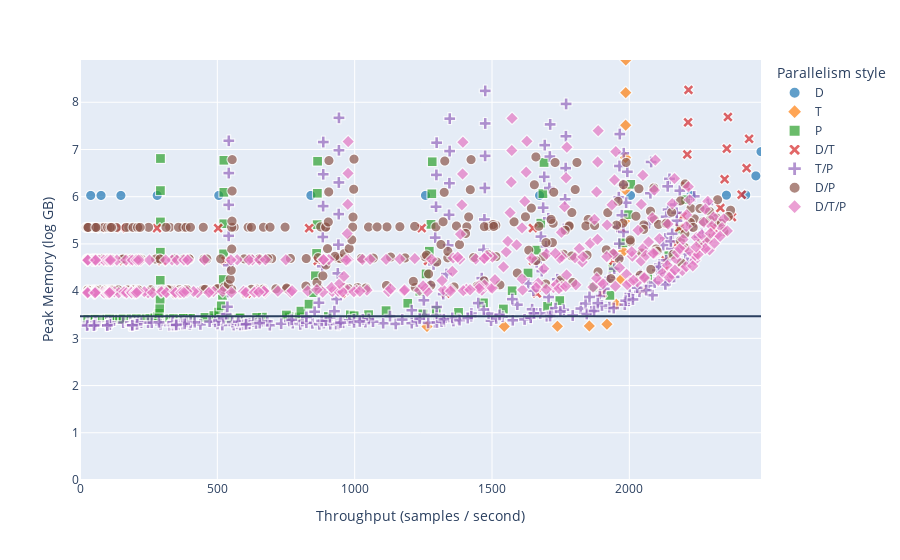

The cell this chart's notebook holds for it:
### Code cell
df = plot_memory_usage_vs_metric(
    '/home/t-sikris/win/Downloads/mlp_dgx_simulated_grid_search_results_v2.csv',
    "mlp-large",
    1,
)

### Figure 1 — Plotly figure (JSON) as saved in the notebook; plotly's stock layout.template omitted (floating-point values rounded to 4 significant figures; data arrays with more than 128 entries replaced by an {"elided": "..."} marker saying what was removed)
{"data": [{"customdata": [[128, 16, 1, 1, 1], [256, 16, 1, 1, 1], [512, 16, 1, 1, 1], [1024, 16, 1, 1, 1], [2048, 16, 1, 1, 1], [4096, 16, 1, 1, 1], [8192, 16, 1, 1, 1], [16384, 16, 1, 1, 1], [32768, 16, 1, 1, 1], [65536, 16, 1, 1, 1], [131072, 16, 1, 1, 1], [262144, 16, 1, 1, 1], [524288, 16, 1, 1, 1], [1048576, 16, 1, 1, 1]], "hovertemplate": "<b>%{hovertext}</b><br><br>Parallelism style=D<br>Throughput (samples / second)=%{x}<br>Peak Memory (log GB)=%{y}<br>dummy_column_for_size=%{marker.size}<br>batch_size=%{customdata[0]}<br>dp_degree=%{customdata[1]}<br>hp_degree=%{customdata[2]}<br>pp_degree=%{customdata[3]}<br>num_microbatches=%{customdata[4]}<extra></extra>", "hovertext": ["16/1/1/1", "16/1/1/1", "16/1/1/1", "16/1/1/1", "16/1/1/1", "16/1/1/1", "16/1/1/1", "16/1/1/1", "16/1/1/1", "16/1/1/1", "16/1/1/1", "16/1/1/1", "16/1/1/1", "16/1/1/1"], "legendgroup": "D", "marker": {"color": "#1f77b4", "size": [1, 1, 1, 1, 1, 1, 1, 1, 1, 1, 1, 1, 1, 1], "sizemode": "area", "sizeref": 0.01, "symbol": "circle"}, "mode": "markers", "name": "D", "showlegend": true, "type": "scattergl", "x": [38.96, 76.72, 148.9, 281.0, 505.2, 840.4, 1258.0, 1673.0, 2004.0, 2224.0, 2353.0, 2424.0, 2461.0, 2479.0], "xaxis": "x", "y": [6.027, 6.027, 6.027, 6.027, 6.027, 6.027, 6.027, 6.028, 6.028, 6.03, 6.032, 6.037, 6.441, 6.955], "yaxis": "y"}, {"customdata": [[128, 1, 16, 1, 1], [256, 1, 16, 1, 1], [512, 1, 16, 1, 1], [1024, 1, 16, 1, 1], [2048, 1, 16, 1, 1], [4096, 1, 16, 1, 1], [8192, 1, 16, 1, 1], [16384, 1, 16, 1, 1], [32768, 1, 16, 1, 1], [65536, 1, 16, 1, 1], [131072, 1, 16, 1, 1], [262144, 1, 16, 1, 1], [524288, 1, 16, 1, 1], [1048576, 1, 16, 1, 1]], "hovertemplate": "<b>%{hovertext}</b><br><br>Parallelism style=T<br>Throughput (samples / second)=%{x}<br>Peak Memory (log GB)=%{y}<br>dummy_column_for_size=%{marker.size}<br>batch_size=%{customdata[0]}<br>dp_degree=%{customdata[1]}<br>hp_degree=%{customdata[2]}<br>pp_degree=%{customdata[3]}<br>num_microbatches=%{customdata[4]}<extra></extra>", "hovertext": ["1/16/1/1", "1/16/1/1", "1/16/1/1", "1/16/1/1", "1/16/1/1", "1/16/1/1", "1/16/1/1", "1/16/1/1", "1/16/1/1", "1/16/1/1", "1/16/1/1", "1/16/1/1", "1/16/1/1", "1/16/1/1"], "legendgroup": "T", "marker": {"color": "#ff7f0e", "size": [1, 1, 1, 1, 1, 1, 1, 1, 1, 1, 1, 1, 1, 1], "sizemode": "area", "sizeref": 0.01, "symbol": "diamond"}, "mode": "markers", "name": "T", "showlegend": true, "type": "scattergl", "x": [1263.0, 1545.0, 1738.0, 1854.0, 1918.0, 1952.0, 1970.0, 1978.0, 1983.0, 1985.0, 1986.0, 1987.0, 1987.0, 1987.0], "xaxis": "x", "y": [3.251, 3.252, 3.256, 3.262, 3.3, 3.722, 4.246, 4.842, 5.483, 6.149, 6.828, 7.514, 8.204, 8.895], "yaxis": "y"}, {"customdata": {"elided": "98x5 int values"}, "hovertemplate": "<b>%{hovertext}</b><br><br>Parallelism style=P<br>Throughput (samples / second)=%{x}<br>Peak Memory (log GB)=%{y}<br>dummy_column_for_size=%{marker.size}<br>batch_size=%{customdata[0]}<br>dp_degree=%{customdata[1]}<br>hp_degree=%{customdata[2]}<br>pp_degree=%{customdata[3]}<br>num_microbatches=%{customdata[4]}<extra></extra>", "hovertext": ["1/1/16/2", "1/1/16/4", "1/1/16/8", "1/1/16/16", "1/1/16/32", "1/1/16/64", "1/1/16/128", "1/1/16/2", "1/1/16/4", "1/1/16/8", "1/1/16/16", "1/1/16/32", "1/1/16/64", "1/1/16/128", "1/1/16/2", "1/1/16/4", "1/1/16/8", "1/1/16/16", "1/1/16/32", "1/1/16/64", "1/1/16/128", "1/1/16/2", "1/1/16/4", "1/1/16/8", "1/1/16/16", "1/1/16/32", "1/1/16/64", "1/1/16/128", "1/1/16/2", "1/1/16/4", "1/1/16/8", "1/1/16/16", "1/1/16/32", "1/1/16/64", "1/1/16/128", "1/1/16/2", "1/1/16/4", "1/1/16/8", "1/1/16/16", "1/1/16/32", "1/1/16/64", "1/1/16/128", "1/1/16/2", "1/1/16/4", "1/1/16/8", "1/1/16/16", "1/1/16/32", "1/1/16/64", "1/1/16/128", "1/1/16/4", "1/1/16/2", "1/1/16/8", "1/1/16/16", "1/1/16/32", "1/1/16/64", "1/1/16/128", "1/1/16/2", "1/1/16/4", "1/1/16/8", "1/1/16/16", "1/1/16/32", "1/1/16/64", "1/1/16/128", "1/1/16/2", "1/1/16/4", "1/1/16/8", "1/1/16/16", "1/1/16/32", "1/1/16/64", "1/1/16/128", "1/1/16/2", "1/1/16/4", "1/1/16/8", "1/1/16/16", "1/1/16/32", "1/1/16/64", "1/1/16/128", "1/1/16/2", "1/1/16/4", "1/1/16/8", "1/1/16/16", "1/1/16/32", "1/1/16/64", "1/1/16/128", "1/1/16/2", "1/1/16/4", "1/1/16/8", "1/1/16/16", "1/1/16/32", "1/1/16/64", "1/1/16/128", "1/1/16/2", "1/1/16/4", "1/1/16/8", "1/1/16/16", "1/1/16/32", "1/1/16/64", "1/1/16/128"], "legendgroup": "P", "marker": {"color": "#2ca02c", "size": [1, 1, 1, 1, 1, 1, 1, 1, 1, 1, 1, 1, 1, 1, 1, 1, 1, 1, 1, 1, 1, 1, 1, 1, 1, 1, 1, 1, 1, 1, 1, 1, 1, 1, 1, 1, 1, 1, 1, 1, 1, 1, 1, 1, 1, 1, 1, 1, 1, 1, 1, 1, 1, 1, 1, 1, 1, 1, 1, 1, 1, 1, 1, 1, 1, 1, 1, 1, 1, 1, 1, 1, 1, 1, 1, 1, 1, 1, 1, 1, 1, 1, 1, 1, 1, 1, 1, 1, 1, 1, 1, 1, 1, 1, 1, 1, 1, 1], "sizemode": "area", "sizeref": 0.01, "symbol": "square"}, "mode": "markers", "name": "P", "showlegend": true, "type": "scattergl", "x": [132.8, 153.3, 147.9, 119.5, 82.26, 49.98, 27.89, 182.8, 237.2, 252.7, 218.6, 156.9, 97.54, 55.09, 225.1, 326.6, 391.1, 373.7, 287.3, 186.1, 107.5, 254.6, 402.3, 538.8, 578.9, 491.3, 340.8, 205.2, 272.5, 455.1, 664.1, 798.0, 761.6, 583.1, 375.7, 282.3, 487.1, 751.5, 984.3, 1051.0, 904.4, 643.1, 287.6, 504.8, 804.5, 1114.0, 1297.0, 1248.0, 998.0, 514.2, 290.2, 833.9, 1193.0, 1469.0, 1542.0, 1378.0, 291.6, 519.0, 849.4, 1237.0, 1573.0, 1747.0, 1702.0, 292.3, 521.4, 857.3, 1260.0, 1631.0, 1871.0, 1929.0, 292.6, 522.6, 861.4, 1272.0, 1662.0, 1940.0, 2067.0, 292.8, 523.2, 863.4, 1278.0, 1677.0, 1977.0, 2144.0, 292.9, 523.5, 864.4, 1281.0, 1685.0, 1996.0, 2184.0, 292.9, 523.7, 864.9, 1282.0, 1689.0, 2005.0, 2205.0], "xaxis": "x", "y": [3.405, 3.406, 3.406, 3.407, 3.407, 3.405, 3.405, 3.408, 3.409, 3.409, 3.41, 3.41, 3.407, 3.406, 3.412, 3.414, 3.415, 3.416, 3.416, 3.411, 3.408, 3.42, 3.424, 3.427, 3.428, 3.429, 3.418, 3.413, 3.436, 3.444, 3.45, 3.453, 3.454, 3.433, 3.423, 3.468, 3.483, 3.494, 3.5, 3.502, 3.463, 3.442, 3.529, 3.556, 3.577, 3.587, 3.592, 3.518, 3.479, 3.689, 3.641, 3.725, 3.743, 3.751, 3.622, 3.55, 3.832, 3.911, 3.968, 3.996, 4.009, 3.801, 3.677, 4.23, 4.246, 4.327, 4.365, 4.384, 4.084, 3.909, 4.825, 4.79, 4.799, 4.846, 4.869, 4.499, 4.274, 5.465, 5.428, 5.409, 5.413, 5.439, 5.023, 4.751, 6.13, 6.092, 6.073, 6.063, 6.065, 5.62, 5.316, 6.809, 6.771, 6.751, 6.741, 6.725, 6.261, 5.938], "yaxis": "y"}, {"customdata": {"elided": "42x5 int values"}, "hovertemplate": "<b>%{hovertext}</b><br><br>Parallelism style=D/T<br>Throughput (samples / second)=%{x}<br>Peak Memory (log GB)=%{y}<br>dummy_column_for_size=%{marker.size}<br>batch_size=%{customdata[0]}<br>dp_degree=%{customdata[1]}<br>hp_degree=%{customdata[2]}<br>pp_degree=%{customdata[3]}<br>num_microbatches=%{customdata[4]}<extra></extra>", "hovertext": ["2/8/1/1", "4/4/1/1", "8/2/1/1", "2/8/1/1", "4/4/1/1", "8/2/1/1", "2/8/1/1", "4/4/1/1", "8/2/1/1", "2/8/1/1", "4/4/1/1", "8/2/1/1", "2/8/1/1", "4/4/1/1", "8/2/1/1", "2/8/1/1", "4/4/1/1", "8/2/1/1", "2/8/1/1", "4/4/1/1", "8/2/1/1", "2/8/1/1", "4/4/1/1", "8/2/1/1", "2/8/1/1", "4/4/1/1", "8/2/1/1", "2/8/1/1", "4/4/1/1", "8/2/1/1", "2/8/1/1", "4/4/1/1", "8/2/1/1", "2/8/1/1", "4/4/1/1", "8/2/1/1", "2/8/1/1", "4/4/1/1", "8/2/1/1", "2/8/1/1", "4/4/1/1", "8/2/1/1"], "legendgroup": "D/T", "marker": {"color": "#d62728", "size": [1, 1, 1, 1, 1, 1, 1, 1, 1, 1, 1, 1, 1, 1, 1, 1, 1, 1, 1, 1, 1, 1, 1, 1, 1, 1, 1, 1, 1, 1, 1, 1, 1, 1, 1, 1, 1, 1, 1, 1, 1, 1], "sizemode": "area", "sizeref": 0.01, "symbol": "x"}, "mode": "markers", "name": "D/T", "showlegend": true, "type": "scattergl", "x": [350.7, 159.2, 76.65, 605.6, 298.3, 148.6, 951.3, 529.8, 280.2, 1331.0, 865.5, 502.8, 1663.0, 1267.0, 834.2, 1901.0, 1649.0, 1244.0, 2047.0, 1943.0, 1649.0, 2128.0, 2132.0, 1970.0, 2172.0, 2242.0, 2182.0, 2194.0, 2301.0, 2306.0, 2205.0, 2331.0, 2374.0, 2211.0, 2347.0, 2409.0, 2214.0, 2355.0, 2427.0, 2215.0, 2359.0, 2436.0], "xaxis": "x", "y": [3.948, 4.641, 5.334, 3.948, 4.641, 5.334, 3.949, 4.641, 5.334, 3.95, 4.641, 5.334, 3.953, 4.642, 5.334, 3.958, 4.643, 5.334, 4.022, 4.646, 5.335, 4.453, 4.651, 5.336, 4.984, 4.772, 5.339, 5.585, 5.219, 5.344, 6.228, 5.762, 5.568, 6.896, 6.37, 6.042, 7.576, 7.018, 6.605, 8.262, 7.688, 7.226], "yaxis": "y"}, {"customdata": {"elided": "294x5 int values"}, "hovertemplate": "<b>%{hovertext}</b><br><br>Parallelism style=T/P<br>Throughput (samples / second)=%{x}<br>Peak Memory (log GB)=%{y}<br>dummy_column_for_size=%{marker.size}<br>batch_size=%{customdata[0]}<br>dp_degree=%{customdata[1]}<br>hp_degree=%{customdata[2]}<br>pp_degree=%{customdata[3]}<br>num_microbatches=%{customdata[4]}<extra></extra>", "hovertext": {"elided": "294 str values"}, "legendgroup": "T/P", "marker": {"color": "#9467bd", "size": {"elided": "294 int values"}, "sizemode": "area", "sizeref": 0.01, "symbol": "cross"}, "mode": "markers", "name": "T/P", "showlegend": true, "type": "scattergl", "x": {"elided": "294 float values"}, "xaxis": "x", "y": {"elided": "294 float values"}, "yaxis": "y"}, {"customdata": {"elided": "284x5 int values"}, "hovertemplate": "<b>%{hovertext}</b><br><br>Parallelism style=D/P<br>Throughput (samples / second)=%{x}<br>Peak Memory (log GB)=%{y}<br>dummy_column_for_size=%{marker.size}<br>batch_size=%{customdata[0]}<br>dp_degree=%{customdata[1]}<br>hp_degree=%{customdata[2]}<br>pp_degree=%{customdata[3]}<br>num_microbatches=%{customdata[4]}<extra></extra>", "hovertext": {"elided": "284 str values"}, "legendgroup": "D/P", "marker": {"color": "#8c564b", "size": {"elided": "284 int values"}, "sizemode": "area", "sizeref": 0.01, "symbol": "circle"}, "mode": "markers", "name": "D/P", "showlegend": true, "type": "scattergl", "x": {"elided": "284 float values"}, "xaxis": "x", "y": {"elided": "284 float values"}, "yaxis": "y"}, {"customdata": {"elided": "289x5 int values"}, "hovertemplate": "<b>%{hovertext}</b><br><br>Parallelism style=D/T/P<br>Throughput (samples / second)=%{x}<br>Peak Memory (log GB)=%{y}<br>dummy_column_for_size=%{marker.size}<br>batch_size=%{customdata[0]}<br>dp_degree=%{customdata[1]}<br>hp_degree=%{customdata[2]}<br>pp_degree=%{customdata[3]}<br>num_microbatches=%{customdata[4]}<extra></extra>", "hovertext": {"elided": "289 str values"}, "legendgroup": "D/T/P", "marker": {"color": "#e377c2", "size": {"elided": "289 int values"}, "sizemode": "area", "sizeref": 0.01, "symbol": "diamond"}, "mode": "markers", "name": "D/T/P", "showlegend": true, "type": "scattergl", "x": {"elided": "289 float values"}, "xaxis": "x", "y": {"elided": "289 float values"}, "yaxis": "y"}], "layout": {"legend": {"itemsizing": "constant", "title": {"text": "Parallelism style"}, "tracegroupgap": 0}, "margin": {"t": 60}, "shapes": [{"line": {"width": 2}, "type": "line", "x0": 0, "x1": 1, "xref": "x domain", "y0": 3.466, "y1": 3.466, "yref": "y"}], "xaxis": {"anchor": "y", "domain": [0, 1], "range": [0, 2479.0], "title": {"text": "Throughput (samples / second)"}}, "yaxis": {"anchor": "x", "domain": [0, 1], "range": [0, 8.895], "title": {"text": "Peak Memory (log GB)"}}}}
